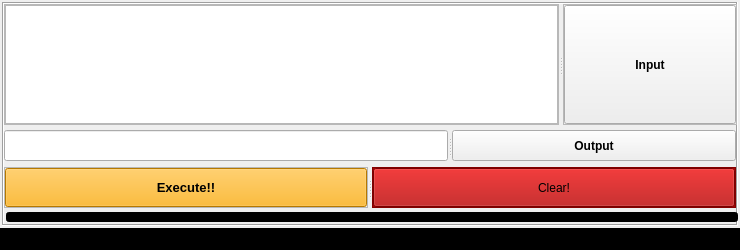
<?xml version="1.0" encoding="UTF-8"?>
<ui version="4.0">
 <class>MainWindow</class>
 <widget class="QMainWindow" name="MainWindow">
  <property name="geometry">
   <rect>
    <x>0</x>
    <y>0</y>
    <width>740</width>
    <height>250</height>
   </rect>
  </property>
  <property name="minimumSize">
   <size>
    <width>740</width>
    <height>250</height>
   </size>
  </property>
  <property name="maximumSize">
   <size>
    <width>740</width>
    <height>250</height>
   </size>
  </property>
  <property name="windowTitle">
   <string>File delivery</string>
  </property>
  <widget class="QWidget" name="centralwidget">
   <property name="font">
    <font>
     <weight>75</weight>
     <bold>true</bold>
    </font>
   </property>
   <layout class="QVBoxLayout" name="verticalLayout" stretch="0">
    <property name="spacing">
     <number>2</number>
    </property>
    <property name="leftMargin">
     <number>2</number>
    </property>
    <property name="topMargin">
     <number>2</number>
    </property>
    <property name="rightMargin">
     <number>2</number>
    </property>
    <property name="bottomMargin">
     <number>2</number>
    </property>
    <item>
     <widget class="QFrame" name="Mainframe">
      <property name="frameShape">
       <enum>QFrame::Box</enum>
      </property>
      <property name="frameShadow">
       <enum>QFrame::Sunken</enum>
      </property>
      <widget class="QProgressBar" name="progressBar">
       <property name="enabled">
        <bool>true</bool>
       </property>
       <property name="geometry">
        <rect>
         <x>4</x>
         <y>210</y>
         <width>732</width>
         <height>10</height>
        </rect>
       </property>
       <property name="styleSheet">
        <string notr="true">background-color: rgb(0, 0, 0);</string>
       </property>
       <property name="value">
        <number>0</number>
       </property>
      </widget>
      <widget class="QSplitter" name="splitterC">
       <property name="geometry">
        <rect>
         <x>2</x>
         <y>128</y>
         <width>732</width>
         <height>31</height>
        </rect>
       </property>
       <property name="frameShape">
        <enum>QFrame::NoFrame</enum>
       </property>
       <property name="frameShadow">
        <enum>QFrame::Sunken</enum>
       </property>
       <property name="orientation">
        <enum>Qt::Horizontal</enum>
       </property>
       <widget class="QLineEdit" name="OutputLE"/>
       <widget class="QPushButton" name="OutputPB">
        <property name="text">
         <string>Output</string>
        </property>
       </widget>
      </widget>
      <widget class="QSplitter" name="splitterD">
       <property name="geometry">
        <rect>
         <x>2</x>
         <y>2</y>
         <width>733</width>
         <height>121</height>
        </rect>
       </property>
       <property name="frameShape">
        <enum>QFrame::NoFrame</enum>
       </property>
       <property name="frameShadow">
        <enum>QFrame::Sunken</enum>
       </property>
       <property name="orientation">
        <enum>Qt::Horizontal</enum>
       </property>
       <widget class="QSplitter" name="splitter">
        <property name="frameShape">
         <enum>QFrame::StyledPanel</enum>
        </property>
        <property name="frameShadow">
         <enum>QFrame::Raised</enum>
        </property>
        <property name="orientation">
         <enum>Qt::Horizontal</enum>
        </property>
        <widget class="QListWidget" name="listWidget">
         <property name="frameShadow">
          <enum>QFrame::Raised</enum>
         </property>
        </widget>
       </widget>
       <widget class="QSplitter" name="splitterB">
        <property name="frameShape">
         <enum>QFrame::StyledPanel</enum>
        </property>
        <property name="frameShadow">
         <enum>QFrame::Sunken</enum>
        </property>
        <property name="orientation">
         <enum>Qt::Horizontal</enum>
        </property>
        <widget class="QPushButton" name="InputPB">
         <property name="text">
          <string>Input</string>
         </property>
        </widget>
       </widget>
      </widget>
      <widget class="QSplitter" name="splitterE">
       <property name="geometry">
        <rect>
         <x>2</x>
         <y>165</y>
         <width>732</width>
         <height>41</height>
        </rect>
       </property>
       <property name="frameShape">
        <enum>QFrame::NoFrame</enum>
       </property>
       <property name="frameShadow">
        <enum>QFrame::Sunken</enum>
       </property>
       <property name="orientation">
        <enum>Qt::Horizontal</enum>
       </property>
       <widget class="QSplitter" name="splitter_3">
        <property name="frameShape">
         <enum>QFrame::StyledPanel</enum>
        </property>
        <property name="frameShadow">
         <enum>QFrame::Raised</enum>
        </property>
        <property name="orientation">
         <enum>Qt::Horizontal</enum>
        </property>
        <widget class="QPushButton" name="ExecutePB">
         <property name="font">
          <font>
           <pointsize>10</pointsize>
          </font>
         </property>
         <property name="styleSheet">
          <string notr="true">background-color: rgb(255, 170, 0);
color: rgb(0, 0, 0);</string>
         </property>
         <property name="text">
          <string>Execute!!</string>
         </property>
        </widget>
       </widget>
       <widget class="QSplitter" name="splitterA">
        <property name="styleSheet">
         <string notr="true">background-color: rgb(170, 0, 0);
color: rgb(0, 0, 0);</string>
        </property>
        <property name="frameShape">
         <enum>QFrame::StyledPanel</enum>
        </property>
        <property name="frameShadow">
         <enum>QFrame::Sunken</enum>
        </property>
        <property name="orientation">
         <enum>Qt::Horizontal</enum>
        </property>
        <widget class="QPushButton" name="ClearPB">
         <property name="text">
          <string>Clear!</string>
         </property>
        </widget>
       </widget>
      </widget>
     </widget>
    </item>
   </layout>
  </widget>
  <widget class="QStatusBar" name="statusBar">
   <property name="font">
    <font>
     <pointsize>8</pointsize>
     <weight>75</weight>
     <bold>true</bold>
    </font>
   </property>
   <property name="styleSheet">
    <string notr="true">background-color: rgb(0, 0, 0);
color: rgb(170, 255, 0);</string>
   </property>
  </widget>
 </widget>
 <resources/>
 <connections/>
</ui>
